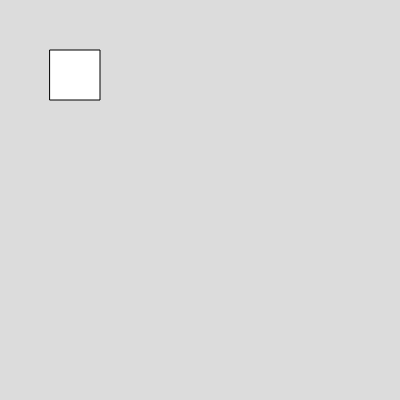
Frame 1 (no input)
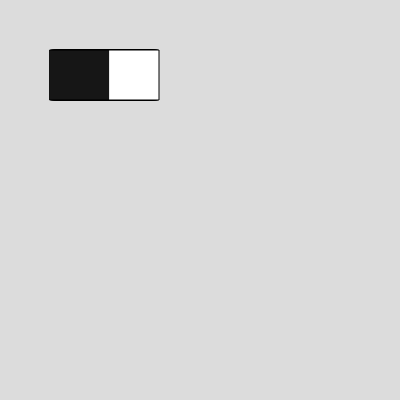
Frame 60 (no input)
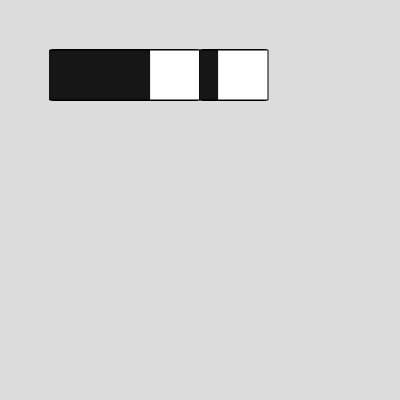
Frame 120 (the mouse pressed at the canvas centre since frame 60)

The p5.js sketch that drew these frames (run headless with seeded random() and noise() and a simulated clock; from frame 60 on, the mouse is pressed at the canvas centre):

// p5.js sketch
// ── sketch.js
// Code that describes the starting position of a shape that will move
let x = 50;
let y = 50;

function setup() {
// Code to create a 400x400 canvas
createCanvas(400, 400);

// Code to draw a gray background
background(220);
}

function draw() {
// Code to draw the shape
rect(x, y, 50, 50);
  
  // Code that changes the position of the shape over time
x++;

// Code that describes mouse interaction
if(mouseX > x && mouseX < x + 50) {
  x = mouseX;
}

}
